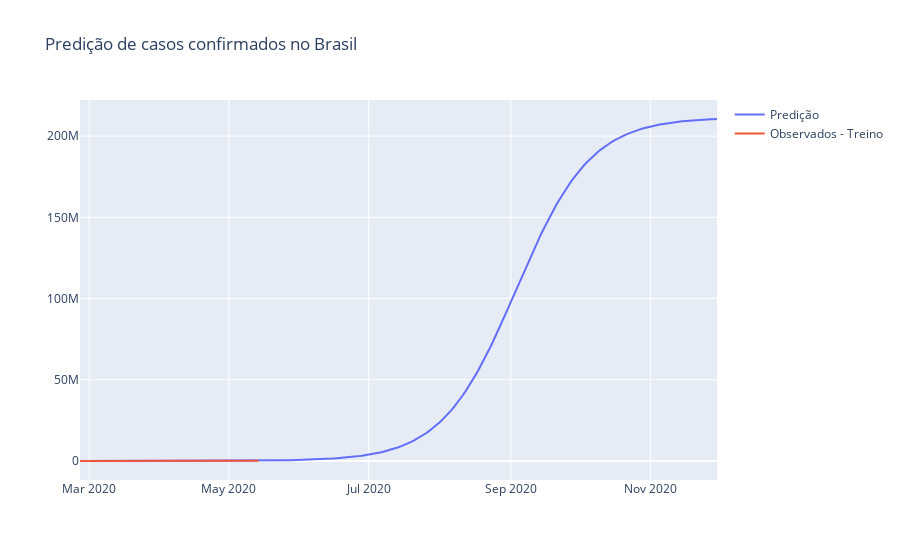

Notebook code for this chart:
### Code cell
fig = go.Figure()

fig.add_trace(go.Scatter(x = forecast.ds, y = forecast.yhat, name = "Predição"))
#fig.add_trace(go.Scatter(x = test.index, y = test, name = "Observados -  teste"))
fig.add_trace(go.Scatter(x = train.ds, y = train.y, name="Observados - Treino" ))
fig.update_layout(title = "Predição de casos confirmados no Brasil")
fig.show()
